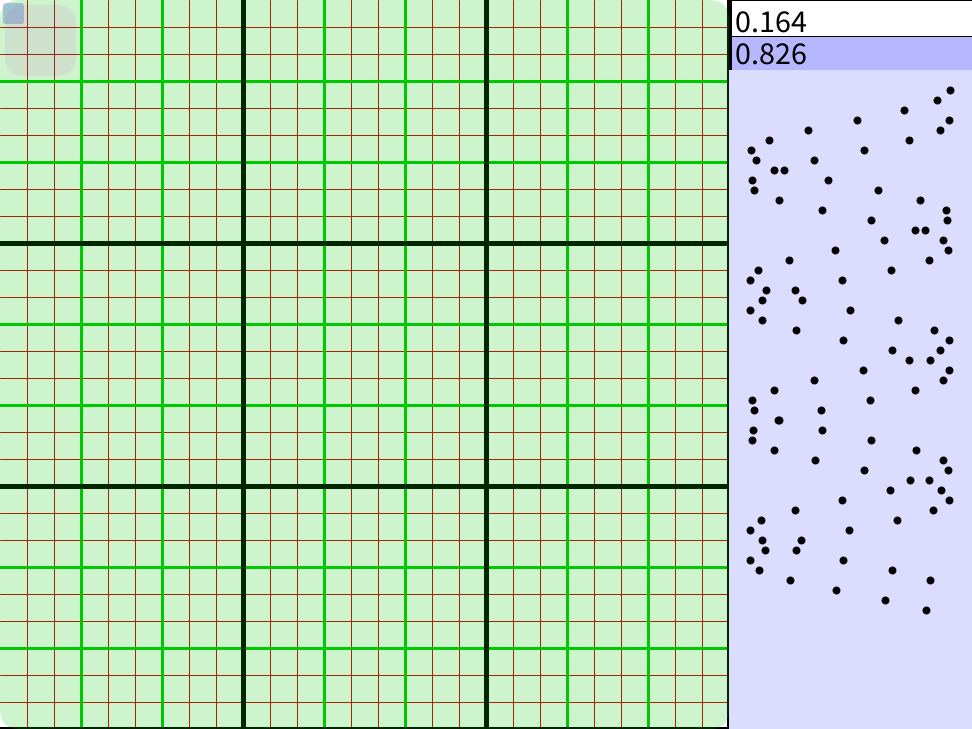
Frame 1 (no input)
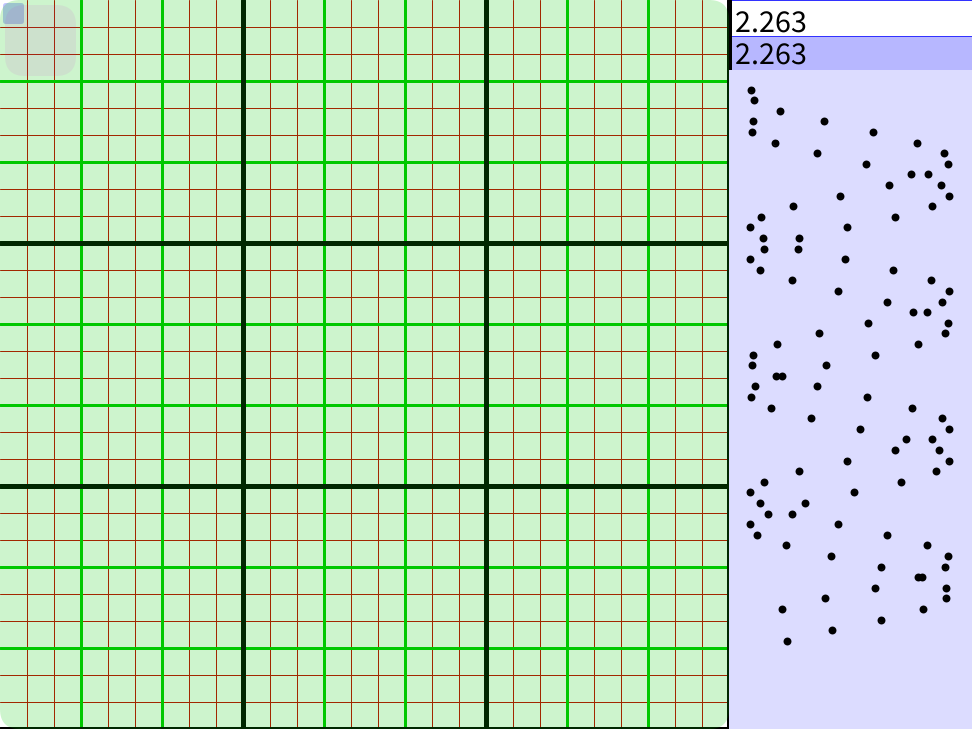
Frame 60 (the mouse pressed at the canvas centre just before this capture)
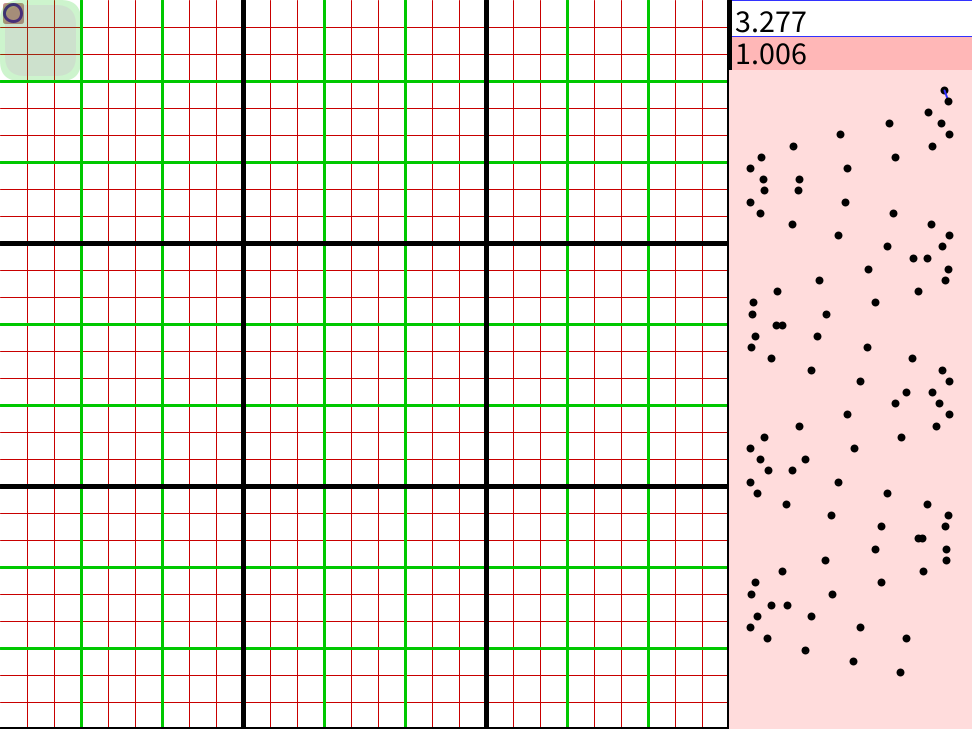
Frame 120 (the mouse held since frame 60 and released just before this capture)

The Processing sketch that drew these frames (run headless with seeded random() and noise(); from frame 60 on, the mouse is pressed at the canvas centre):

// Processing sketch: TicTacToeCubed
// ── TicTacToeCubed.pde
  int boxHeight = 729;
  int boxWidth = 729;
  int squareX;
  int squareY;
  color mouseover1 = color(255,50,50);
  color mouseover2 = color(50,50,255);
  color player1 = color(255,0,0);
  color player2 = color(0,0,255);
  boolean turn = false;
  int[][] places = new int[27][27];
  int[][] places2 = new int[9][9];
  int[][] places3 = new int[3][3];
  int winner = 0;
  float turnTime;
  int turns = 0;
  void setup(){
    background(255);
    size(972,729);
     drawArray();
     for(int i = 0;i < places.length;i++){
       for(int j = 0;j < places[i].length;j++){
         places[i][j] = 0;
       }
     }
     for(int i = 0;i < places2.length;i++){
       for(int j = 0;j < places2[i].length;j++){
         places2[i][j] = 0;
       }
     }
     for(int i = 0;i < places3.length;i++){
       for(int j = 0;j < places3[i].length;j++){
         places3[i][j] = 0;
       }
     }
    /*
     | | 
    -+-+-
     | |
    -+-+-
     | |
    */
  placementX1 = 0;
  placementX2 = 27;
  placementY1 = 0;
  placementY2 = 27;
  }
  
  
  void draw(){
    if(mouseX < boxWidth){
      if(places[mouseX/27][mouseY/27] == 0 && places2[mouseX/81][mouseY/81] == 0&& places3[mouseX/243][mouseY/243] == 0){
        if(mouseX/27 >= placementX1&& mouseX/27 < placementX2&&mouseY/27 >= placementY1&& mouseY/27 < placementY2&&winner == 0){
          squareX = mouseX/27;
          squareY = mouseY/27;
        }
      }
    }
    float sec = millis() / 1000.0;
    strokeWeight(1);
    fill(255);
    rect(boxWidth,0,displayWidth-boxWidth,70);
    if(turn){
      fill(mouseover1,90);
    }else{
      fill(mouseover2,90);
    }
    rect(boxWidth,36,displayWidth-boxWidth,34);
    fill(0);
    textSize(32);
    text(sec,boxWidth,32);
    text((millis() - turnTime) / 1000.0,boxWidth,64);
    drawArray();
    
    noStroke();
    fill(0,75);
    rect(lastPlaceX*27+3,lastPlaceY*27+3,21,21,3);
    if(turn){
      fill(mouseover1,75);
    }else{
      fill(mouseover2,75);
    }
    noStroke();
    rect(squareX*27+3,squareY*27+3,21,21,3);
    println(lastPlaceX + " " + lastPlaceY);
    if(winner == 0){
      drawPlacement();
      fplacement();
      drawFPlacement();
    } 
    wave();
    if(turns >= 600||winner != 0){
      fill(0);
      stroke(0);
      strokeWeight(3);
      rect(boxWidth - 1,displayHeight-100,displayWidth-boxWidth + 1,100);
      fill(0,255,0);
      textSize(50);
      text(turns,boxWidth + 10,displayHeight-50);
    }
  }
  //****************************************************************
  
  void drawArray(){
    fill(255);
    noStroke();
    rect(0,0,boxWidth,boxHeight);
    strokeWeight(1);
    stroke(200,0,0);
    for(int i = 1; i < 27;i++){
      line(i*(boxWidth/27),0,i*(boxWidth/27),boxHeight);
      line(0,i*(boxHeight/27),boxWidth,i*(boxHeight/27));
    }
    strokeWeight(3);
    stroke(0,200,0);
    for(int i = 1; i < 9;i++){
      line(i*(boxWidth/9),0,i*(boxWidth/9),boxHeight);
      line(0,i*(boxHeight/9),boxWidth,i*(boxHeight/9));
    }
  
    stroke(0);
    strokeWeight(5);
    for(int i = 1;i <= 3;i++){
      line(i*(boxWidth/3),0,i*(boxWidth/3),boxHeight);
      line(0,i*(boxHeight/3),boxWidth,i*(boxHeight/3));
    }
    for(int i = 0;i < places.length;i++){
       for(int j = 0;j < places[i].length;j++){
         if(places[i][j] != 0){
           drawS(i,j);
         }
       }
     }
     for(int i = 0;i < places2.length;i++){
       for(int j = 0;j < places2[i].length;j++){
         if(places2[i][j] != 0){
           drawM(i,j);
         }
       }
     }
     for(int i = 0;i < places3.length;i++){
       for(int j = 0;j < places3[i].length;j++){
         if(places3[i][j] != 0){
           drawL(i,j);
         }
       }
     }
     if(winner != 0){
       drawAll();
     }
  }
  //*********************************************************************
  void mousePressed(){
    fill(255);
    if(places[squareX][squareY] == 0){
      if(turn){
         places[squareX][squareY] = 1;
      }else{
         places[squareX][squareY] = 2;
      }
      if(check9(squareX/3,squareY/3)){
        if(turn){
          places2[squareX/3][squareY/3] = 1;
        }else{
          places2[squareX/3][squareY/3] = 2;
        }
          if(check3(squareX/9,squareY/9)){
             if(turn){
            places3[squareX/9][squareY/9] = 1;
            }else{
            places3[squareX/9][squareY/9] = 2;
            if(check()){
              if(turn){
                winner = 1;
              }else{
                winner = 2;
              }
            }
          }
        } // end of secon d check
      } //end of first check
      lastPlaceX = squareX;
      lastPlaceY = squareY;
      turn = !turn;
      placement();
      turnTime = millis();
      turns++;
    } //end of X / O;
    
  }
  //*********************************************************************************
  void drawS(int x,int y){
    if(places[x][y] == 1){
      drawX(x,y);
    }else{
      drawO(x,y);
    }
  }
  void drawM(int x,int y){
    if(places2[x][y] == 1){
      drawBigX(x,y);
    }else if(places2[x][y] == 2){
      drawBigO(x,y);
    }else{
      tieM(x,y);
    }
  }
  void drawL(int x,int y){
    if(places3[x][y] == 1){
      drawBiggerX(x,y);
    }else if(places3[x][y] == 2){
      drawBiggerO(x,y);
    }else{
      tieL(x,y);
    }
  }
  void drawAll(){
    if(winner == 1){
      X();
    }else if(winner == 2){
      O();
    }else{
      tie();
    }
  }
  void drawX(int x, int y){
    stroke(player1);
    strokeWeight(3);
    line(x*27 + 5, y*27 +5,x*27 + 23, y*27 + 23);
    line(x*27 + 23, y*27 +5,x*27 + 5, y*27 + 23);
  }
  //**************************************************************************************
  void drawO(int x , int y){
    fill(0,0);
    stroke(player2);
    strokeWeight(3);
    ellipse(x*27 + 13, y*27 +13,17,17);
  }
  //**************************************************************************************
  void drawBigX(int x, int y){
    stroke(player1);
    strokeWeight(5);
    line(x*81 + 10,y*81 + 10,x*81 + 71,y*81 + 71);
    line(x*81 + 71,y*81 + 10,x*81 + 10,y*81 + 71);
  }
  //**************************************************************************************
  void drawBigO(int x, int y){
    fill(0,0);
    stroke(player2);
    strokeWeight(5);
    ellipse(x*81 + 40, y*81 +40,70,70);
  }
  //**************************************************************************************
    void drawBiggerX(int x, int y){
    stroke(player1);
    strokeWeight(10);
    line(x*243 + 20,y*243 + 20,x*243 + 223,y*243 + 223);
    line(x*243 + 223,y*243 + 20,x*243 + 20,y*243 + 223);
  }
  //**************************************************************************************
  void drawBiggerO(int x, int y){
    fill(0,0);
    stroke(player2);
    strokeWeight(10);
    ellipse(x*243 + 121, y*243 +121,200,200);
  }
  //**************************************************************************************
     void X(){
    stroke(player1);
    strokeWeight(20);
    line(30,30,boxWidth - 30,boxHeight - 30);
    line(30,boxHeight - 30,boxWidth - 30,30);
  }
  //**************************************************************************************
  void O(){
    fill(0,0);
    stroke(player2);
    strokeWeight(20);
    ellipse(boxWidth / 2, boxHeight / 2,boxWidth - 50,boxHeight - 50);
  }
  //**************************************************************************************
  void tieM(int x,int y){
    stroke(255,255,100);
    strokeWeight(5);
    line(x*81+10,y*81+27,x*81+71,y*81+27);
    line(x*81+10,y*81+54,x*81+71,y*81+54);
  }
  //**************************************************************************************
  void tieL(int x,int y){
    stroke(255,255,100);
    strokeWeight(10);
    line(x*243+20,y*243+81,x*243+223,y*243+81);
    line(x*243+20,y*243+162,x*243+223,y*243+162);
  }
  //**************************************************************************************
  void tie(){
    stroke(255,255,100);
    strokeWeight(20);
    line(30,243,boxWidth - 30,243);
    line(30,486,boxWidth - 30,486);
  }
  //**************************************************************************************
  int placementX1;
  int placementX2;
  int placementY1;
  int placementY2;
  int lastPlaceX = 30;
  int lastPlaceY = 30;
  
  void placement(){
    int x = lastPlaceX % 9;
    int y = lastPlaceY % 9;
    placementX1 = x * 3;
    placementY1 = y * 3;
    placementX2 = placementX1 + 3;
    placementY2 = placementY1 + 3;
    if(places2[placementX1 / 3][placementY1 / 3] != 0){
      placementX1 = placementX1 / 9 * 9;
      placementY1 = placementY1 / 9 * 9;
      placementX2 = placementX1 + 9;
      placementY2 = placementY1 + 9;
    }
    if(places3[placementX1 / 39][placementY1 / 9] != 0){
      placementX1 = 0;
      placementX2 = 27;
      placementY1 = 0;
      placementY2 = 27;
    }
  }
  
  void drawPlacement(){
    noStroke();
    fill(0,200,0,50);
    rect(placementX1 * 27,placementY1 * 27,(placementX2 - placementX1) * 27,(placementY2 - placementY1) * 27,20);
    println(placementX1 + " " + placementY1);
  }
  //**************************************************************************************
  int fplacementX1;
  int fplacementX2;
  int fplacementY1;
  int fplacementY2;
  
  void fplacement(){
    int x = squareX % 9;
    int y = squareY % 9;
    fplacementX1 = x * 3;
    fplacementY1 = y * 3;
    fplacementX2 = fplacementX1 + 3;
    fplacementY2 = fplacementY1 + 3;
    if(places2[fplacementX1 / 3][fplacementY1 / 3] != 0){
      fplacementX1 = fplacementX1 / 9 * 9;
      fplacementY1 = fplacementY1 / 9 * 9;
      fplacementX2 = fplacementX1 + 9;
      fplacementY2 = fplacementY1 + 9;
    }
    if(places3[placementX1 / 39][fplacementY1 / 9] != 0){
      fplacementX1 = 0;
      fplacementX2 = 27;
      fplacementY1 = 0;
      fplacementY2 = 27;
    }
  }
  
  void drawFPlacement(){
    noStroke();
    fill(200,0,200,20);
    rect(fplacementX1 * 27 + 5,fplacementY1 * 27 + 5 ,(fplacementX2 - fplacementX1) * 27 - 10,(fplacementY2 - fplacementY1) * 27 - 10,20);
  }
  //**************************************************************************************
  boolean check9(int x,int y){
    for(int i = 0;i< 3;i++){
      if(places[x*3][y*3+i] == places[x*3+1][y*3+i]&&places[x*3][y*3+i] == places[x*3 + 2][y*3+i]&&places[x*3][y*3+i] != 0){
        return true;
      }
      if(places[x*3+i][y*3] == places[x*3+i][y*3+1]&&places[x*3+i][y*3] == places[x*3+i][y*3+2]&&places[x*3+i][y*3] != 0){
        return true;
      }
    }
    if(places[x*3][y*3] == places[x*3+1][y*3+1]&&places[x*3][y*3] == places[x*3+2][y*3+2]&&places[x*3][y*3] != 0)
        return true;
      if(places[x*3][y*3+2] == places[x*3+1][y*3+1]&&places[x*3][y*3+2] == places[x*3+2][y*3]&&places[x*3][y*3+2] != 0)
        return true;
    for(int i = 0;i < 3;i++){
      for(int j = 0; j < 3;j++){
        if(places[x*3+i][y*3+j] == 0){
          return false;
        }
      }
    }
    places2[x][y] = 3;
    return false;
  }
  boolean check3(int x, int y){
    for(int i = 0;i< 3;i++){
      if(places2[x*3][y*3+i] == places2[x*3+1][y*3+i]&&places2[x*3][y*3+i] == places2[x*3 + 2][y*3+i]&&places2[x*3][y*3+i] != 0){
        return true;
      }
      if(places2[x*3+i][y*3] == places2[x*3+i][y*3+1]&&places2[x*3+i][y*3] == places2[x*3+i][y*3+2]&&places2[x*3+i][y*3] != 0){
        return true;
      }
    }
    if(places2[x*3][y*3] == places2[x*3+1][y*3+1]&&places2[x*3][y*3] == places2[x*3+2][y*3+2]&&places2[x*3][y*3] != 0)
        return true;
      if(places2[x*3][y*3+2] == places2[x*3+1][y*3+1]&&places2[x*3][y*3+2] == places2[x*3+2][y*3]&&places2[x*3][y*3+2] != 0)
        return true;
    for(int i = 0;i < 3;i++){
      for(int j = 0; j < 3;j++){
        if(places2[x*3+i][y*3+j] == 0){
          return false;
        }
      }
    }
    places3[x][y] = 3;
    return false;
  }
  boolean check(){
    for(int i = 0;i< 3;i++){
      if(places3[0][i] == places3[1][i]&&places3[0][i] == places3[2][i]&&places3[0][i] != 0){
        return true;
      }
      if(places3[i][0] == places3[i][1]&&places3[i][0] == places3[i][2]&&places3[i][0] != 0){
        return true;
      }
    }
    if(places3[0][0] == places3[1][1]&&places3[0][0] == places3[2][2]&&places3[0][0] != 0)
      return true;
    if(places3[0][2] == places3[1][1]&&places3[0][2] == places3[2][0]&&places3[0][2] != 0)
      return true;
    for(int i = 0;i < 3;i++){
      for(int j = 0; j < 3;j++){
        if(places3[i][j] == 0){
          return false;
        }
      }
    }
    winner = 3;
    return false;
    
  }
  float depth = 2;
  float waves;
  boolean moving = true;
  float scoreHeight = 10;
  void wave(){
    score();
    if(turn){
      fill(255,220,220);
    }else{
      fill(220,220,255);
    }
    rect(boxWidth,70,displayWidth-boxWidth,displayHeight);
    strokeWeight(2);
    for(int i = 0;i< 50;i++){
      stroke(0);
      fill(0);
      if((turns)/2 > i + 50){
        if((turns)/2 >i + 100){
          if((turns)/2 >i + 150){
            stroke(0,255,0);
            if((turns)/2 >i + 200){
              stroke(0,50,0);
            }
            strokeWeight(7);
            line(boxWidth + 121 + sin((waves + (i + 3))/depth) * 100,90 + scoreHeight * (i + 3),boxWidth + 121 + cos((waves + (i))/depth) * 100,90 + scoreHeight * (i));
            stroke(0);
            strokeWeight(2);
          }
          if((turns + 1)/2 >i + 150){
            stroke(0,255,0);
            if((turns + 1)/2 >i + 100){
              stroke(0,50,0);
            }
            line(boxWidth + 121 + cos((waves + (i))/depth) * 100,90 + scoreHeight * (i),boxWidth + 121 + sin((waves + (i + 3))/depth) * 100,90 + scoreHeight * (i + 3));
            stroke(0);
          }
          
          
          fill(0);
        }else{
          fill(mouseover1);
        }
        ellipse(boxWidth + 121 + sin((waves + (i + 3))/depth) * 100,90 + scoreHeight * (i + 3),15,15);
      }else{
        ellipse(boxWidth + 121 + sin((waves + (i + 3))/depth) * 100,90 + scoreHeight * (i + 3),6,6);
      }
        stroke(mouseover1);
      strokeWeight(2);
      if((turns)/2 > i){
        if((turns)/2 > i + 250){
          strokeWeight(5);
        }
        line(boxWidth + 121 + sin((waves + (i + 3))/depth) * 100,90 + scoreHeight * (i + 3),boxWidth + 121 + sin((waves + (i + 4))/depth) * 100,90 + scoreHeight * (i+4));
      }
      //---------------------------------
      stroke(0);
      fill(0);
      if((turns + 1)/2 > i+50){
        if((turns + 1)/2 >i + 100){
          fill(0);
        }else{
          fill(mouseover2);
        }
        ellipse(boxWidth + 121 + cos((waves + i)/depth) * 100,90 + scoreHeight * i,15,15);
      }else
      ellipse(boxWidth + 121 + cos((waves + i)/depth) * 100,90 + scoreHeight * i,6,6);
        stroke(mouseover2);
      strokeWeight(2);
      if((turns + 1)/2 > i){
        if((turns + 1)/2 > i + 250){
          strokeWeight(5);
        }
      line(boxWidth + 121 + cos((waves + i)/depth) * 100,90 + scoreHeight * i,boxWidth + 121 + cos((waves + (i + 1))/depth) * 100,90 + scoreHeight * (i+1));
      }
    }
    waves+= 0.1;
  }
  
  void score(){
    if(moving){
      scoreHeight += 0.01;
    }else{
      scoreHeight -= 0.01;
    }
    if(scoreHeight >= 12){
      moving = false;
    }else if(scoreHeight <= 10){
      moving = true;
    }
  }
  
 /* void keyPressed(){
    if(key == 'q'||key == 'Q'){
      for(int i = 0;i < 5;i++){
        places[3+i][0] = 2;
      }
      turns+=5;
      places2[1][0] = 2;
    }
    if(key == 'w'||key == 'W'){
      for(int i = 0;i < 12;i++){
        places[9+i][2] = 2;
        turns += 2;
      }
      for(int i = 0;i < 4;i++){
        places2[3+i][0] = 2;
      }
      places[21][3] = 2;
      places[22][4] = 2;
      places[23][5] = 2;
      places2[7][1] = 2;
      places3[1][0] = 2;
      places[26][6] = 2;
      places[25][7] = 2;
      turns += 5;
    }
    if(key == '1' || key == '!'){
      squareX = mouseX/27;
      squareY = mouseY/27;
    }
    
  }*/
